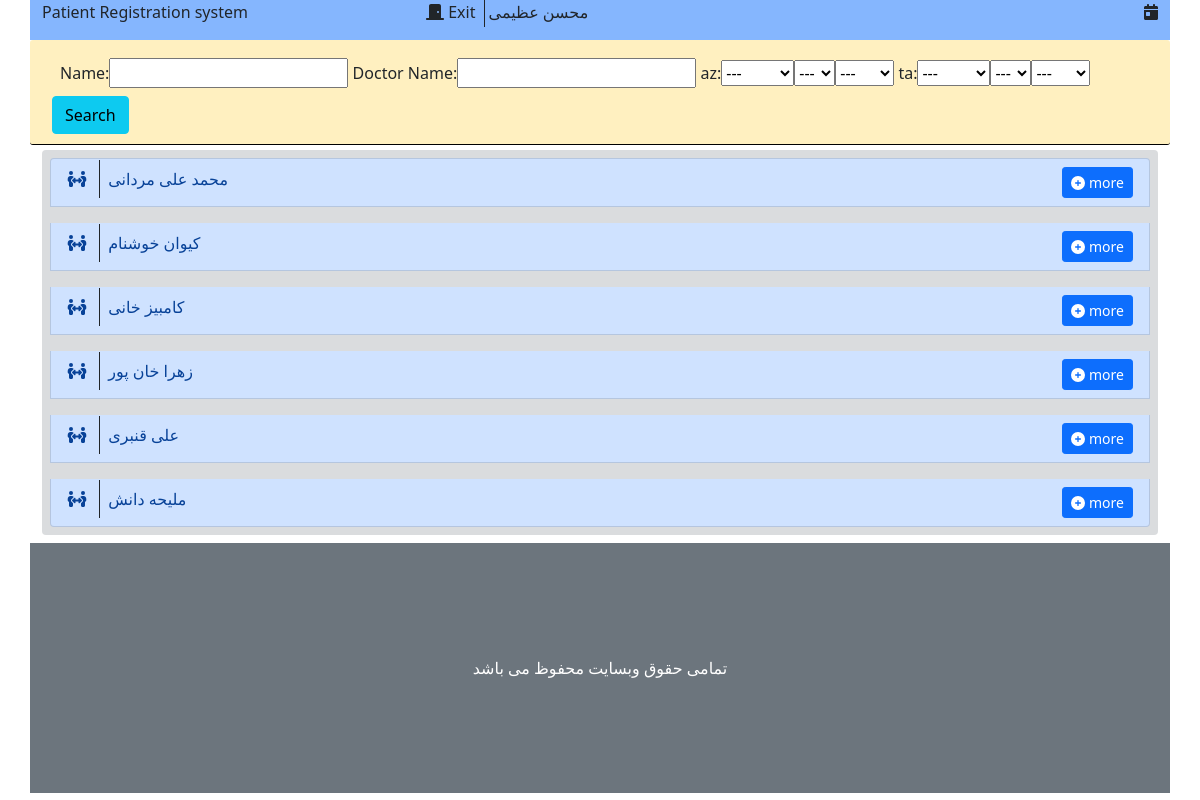
Screenshot of /visit/patient/ (signed in) with the database file from the repository.
### account/models.py (models this page shows, shortened)
class profile(models.Model):
    class Meta:
        verbose_name = 'ساخت حساب دکتر'
        verbose_name_plural = 'ساخت حساب دکتر'
    user = models.OneToOneField(User, on_delete=models.CASCADE, verbose_name='حساب کاربری', null=True)
    fullname = models.CharField('نام کامل', max_length=120, default='')
    age = models.IntegerField('سن', null=True)
    city = models.CharField('شهر', max_length=50, null=True)
    phone = models.CharField('تلفن', max_length=12, null=True)
    Secretary, Doctor, AdminSystem = 0, 1, 2
    role_list = [(Secretary, 'منشی (سطح 0)'), (Doctor, 'دکتر (سطح 1)'), (AdminSystem, 'ادمین سیستم (سطح 3)')]
    role = models.IntegerField('سطح دسترسی', choices=role_list, null=True, default=0, blank=True)
    General, Specialist, SuperSpecialist = 0, 1, 2
    deg = [(General, 'عمومی'), (Specialist, 'تخصص'), (SuperSpecialist, 'فوق تخصص')]
    degree = models.IntegerField('درجه تحصیلی', choices=deg, null=True, blank=True)
    title = models.CharField('عنوان دکتر', null=True, max_length=50)
    address = models.TextField('آدرس', null=True)

### visit/models.py (models this page shows, shortened)
class Patient(models.Model):
    class Meta:
        verbose_name = 'بیمار'
        verbose_name_plural = 'بیمار'
    file_number = models.CharField(primary_key=True, max_length=10)
    fullname = models.CharField('نام کامل', max_length=120)
    age = models.DateTimeField('تاریخ تولد', null=True)
    doctor = models.ForeignKey('account.profile', on_delete=models.DO_NOTHING, verbose_name='دکتر')
    phone = models.CharField('تلفن', max_length=11, null=True)

### visit/views.py (the view)
# urls.py: path('patient/', show_patient, name='show_patient'),
@login_required
def show_patient(request):
    if request.user.profile.role == 2:
        patient_list = Patient.objects.all()
    elif request.user.profile.role == 1:
        patient_list = Patient.objects.filter(doctor__user_id=request.user.id)
    else:
        patient_list = []
    search_form = SearchPatient(request.GET)
    if search_form.is_valid():
        patient_name = search_form.cleaned_data['patient_name']
        doctor_name = search_form.cleaned_data['doctor_name']
        patient_list = patient_list.filter(fullname__contains=patient_name)
        patient_list = patient_list.filter(doctor__fullname__contains=doctor_name)
    else:
        patient_list = Patient.objects.all()
    context = {
        'patient': patient_list,
        'count': patient_list.__len__(),
        'date': time_now,
        'search_form': search_form
    }
    return render(request, 'visit/show_patient.html', context)

### visit/forms.py
class SearchPatient(forms.Form):
    patient_name = forms.CharField(max_length=100, required=False, label='Name')
    doctor_name = forms.CharField(max_length=100, required=False, label='Doctor Name')
    begin_date = forms.DateTimeField(label='az', required=False, widget=SelectDateWidget)
    end_date = forms.DateTimeField(label='ta', required=False, widget=SelectDateWidget)

### visit/templates/visit/show_patient.html (shortened to what this page needs)
{% extends "visit/_base.html" %}
{% block main %}
    <div class="row bg-warning bg-opacity-25 search">
        <form action="" method="get">
            <div class="col-12 m-2">
                {{ search_form.as_table }}
            </div>
            <button type="submit" class="btn btn-info">Search</button>
        </form>
    </div>
    <ul class="list-group text-start bg-secondary bg-opacity-25">
        {% if patient %}
            {% for people in patient %}
                <li class="list-group-item list-group-item-primary m-2">
                    <i class="fa fa-people-arrows"></i>
                    <span class="border-start border-dark p-2 m-2">{{ people.fullname }}</span>
                    <button type="button" class="btn btn-primary btn-sm float-end">
                        <a href="{% url "visit:patient_detail" fileNumber=people.file_number %}" class="text-decoration-none text-white">
                            <i class="fa fa-plus-circle"></i>
                            more
                        </a>
                    </button>
                </li>
            {% endfor %}
        {% else %}
            <p class="alert-danger">بیماری موجود نیست</p>
        {% endif %}
    </ul>
{% endblock %}

### visit/templates/visit/_base.html (shortened to what this page needs)
{% load static %}
<!DOCTYPE html>
<html lang="en">
<head>
    <link rel="stylesheet" href="{% static "visit/css/bootstrap.css" %}">
    <link rel="stylesheet" href="{% static "visit/css/all.css" %}">
</head>
<body>
<div class="container">
    <div class="header">
        <div class="row bg-primary bg-opacity-50">
            <div class="col-4 text-start">
                <p class=""><a href="{% url "visit:main_page" %}" class="text-decoration-none text-dark">Patient Registration system</a></p>
            </div>
            <div class="col-4 center-block">
                {% if user.is_authenticated %}
                    <a class="text-decoration-none border-dark border-end p-1 text-dark" href="{% url "account:logout_view" %}">
                        <i class="fa fa-door-closed"></i>
                        Exit
                    </a>
                    {% if user.profile.fullname == ""%}
                        <span class="p-1"> {{ user.get_username }}</span>
                    {% else %}
                        <span class="p-1">{{ user.profile.fullname }}</span>
                    {% endif %}
                {% endif %}
            </div>
            <div class="col-4 text-end">
            <i class="fa fa-calendar-day"></i>
            </div>
        </div>
    </div>
    <div class="content">
        {% block main %}
        {% endblock %}
    </div>
    <div class="footer">
         <div class="row align-items-center bg-secondary my-2" style="height: 250px">
            <span class="text-center text-white">تمامی حقوق وبسایت محفوظ می باشد</span>
         </div>
    </div>
</div>
</body>
</html>

### visit/static/visit/css/all.css (style rules this page uses)
.fa-calendar-day:before { content: "\f783"; }
.fa-door-closed:before { content: "\f52a"; }
.fa-people-arrows:before { content: "\e068"; }

### visit/templates/visit/show_patient.html (style rules this page uses)
.search { padding: 10px; margin-bottom: 5px; border-bottom: 1px solid #000; border-radius: 3px; }

### rows the page displays
Patient: fullname "محمد علی مردانی"
Patient: fullname "کیوان خوشنام"
Patient: fullname "کامبیز خانی"
Patient: fullname "زهرا خان پور"
Patient: fullname "علی قنبری"
Patient: fullname "ملیحه دانش"

### other values shown
{{ user.profile.fullname }} "محسن عظیمی"
